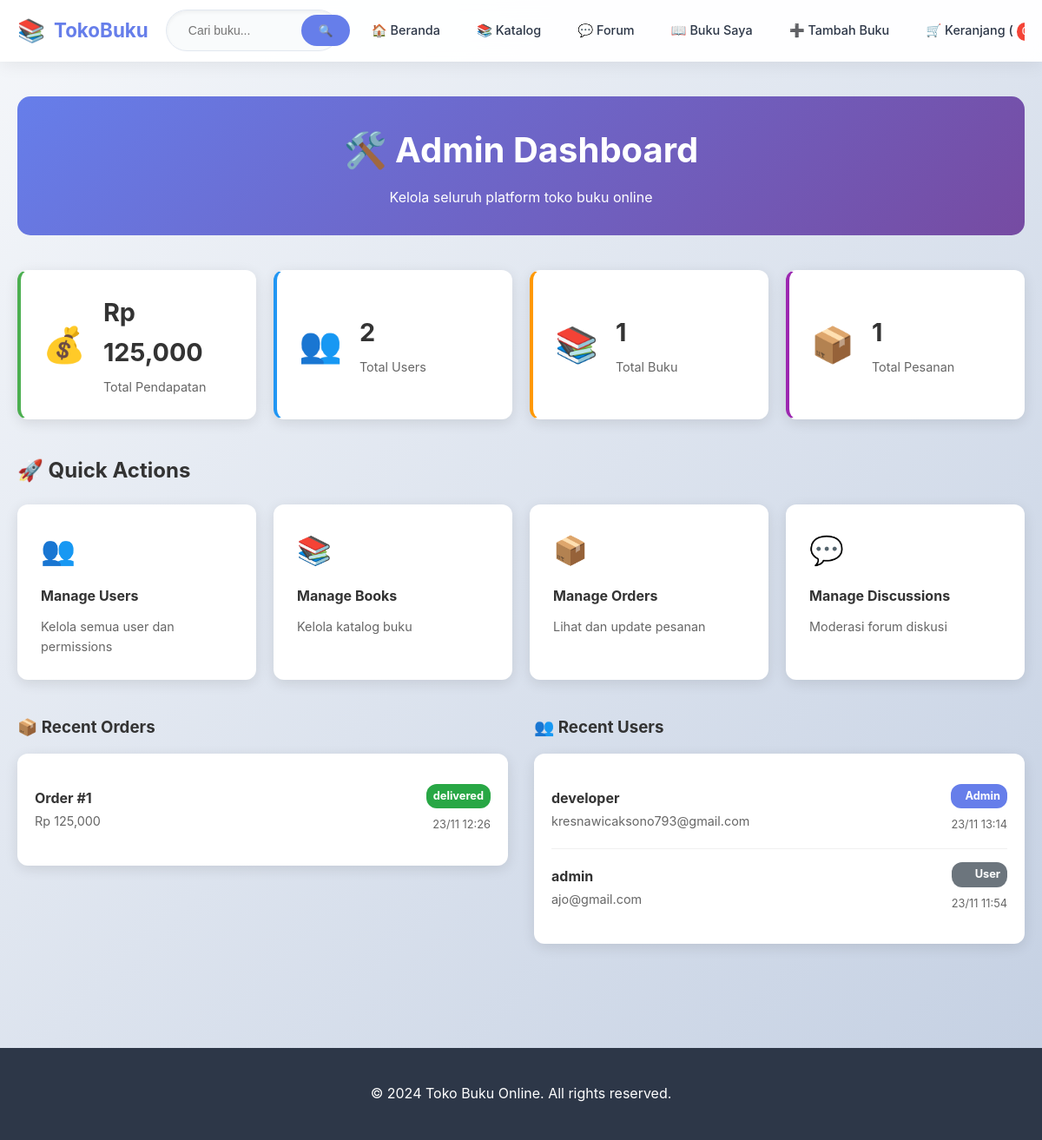
The app's page /admin (signed in) with its own data.
### bookstore/app.py (models this page shows)
class Order(db.Model):
    id = db.Column(db.Integer, primary_key=True)
    user_id = db.Column(db.Integer, db.ForeignKey('user.id'), nullable=False)
    total_amount = db.Column(db.Float, nullable=False)
    status = db.Column(db.String(50), default='pending')
    shipping_address = db.Column(db.Text, nullable=False)
    payment_method = db.Column(db.String(50), nullable=False)
    created_at = db.Column(db.DateTime, default=datetime.utcnow)
    user = db.relationship('User', backref='orders')
    items = db.relationship('OrderItem', backref='order', lazy=True)

class User(db.Model):
    id = db.Column(db.Integer, primary_key=True)
    username = db.Column(db.String(80), unique=True, nullable=False)
    email = db.Column(db.String(120), unique=True, nullable=False)
    password = db.Column(db.String(200), nullable=False)
    created_at = db.Column(db.DateTime, default=datetime.utcnow)
    is_admin = db.Column(db.Boolean, default=False)

### bookstore/app.py (the view)
@app.route('/admin')
def admin_dashboard():
    if 'user_id' not in session or not session.get('is_admin'):
        flash('Akses ditolak! Hanya admin yang bisa mengakses.', 'error')
        return redirect(url_for('index'))
    total_users = User.query.count()
    total_books = Book.query.count()
    total_orders = Order.query.count()
    total_discussions = Discussion.query.count()
    recent_orders = Order.query.order_by(Order.created_at.desc()).limit(5).all()
    recent_users = User.query.order_by(User.created_at.desc()).limit(5).all()
    total_revenue = db.session.query(db.func.sum(Order.total_amount)).scalar() or 0
    return render_template('admin/dashboard.html',
                         total_users=total_users,
                         total_books=total_books,
                         total_orders=total_orders,
                         total_discussions=total_discussions,
                         total_revenue=total_revenue,
                         recent_orders=recent_orders,
                         recent_users=recent_users)

### bookstore/templates/admin/dashboard.html (shortened to what this page needs)
{% extends "base.html" %}
{% block content %}
<div class="container">
    <div class="admin-dashboard">
        <div class="admin-header">
            <h1>🛠️ Admin Dashboard</h1>
            <p>Kelola seluruh platform toko buku online</p>
        </div>
        <div class="stats-grid">
            <div class="stat-card revenue">
                <div class="stat-icon">💰</div>
                <div class="stat-info">
                    <h3>Rp {{ "{:,.0f}".format(total_revenue) }}</h3>
                    <p>Total Pendapatan</p>
                </div>
            </div>
            <div class="stat-card users">
                <div class="stat-icon">👥</div>
                <div class="stat-info">
                    <h3>{{ total_users }}</h3>
                    <p>Total Users</p>
                </div>
            </div>
            <div class="stat-card books">
                <div class="stat-icon">📚</div>
                <div class="stat-info">
                    <h3>{{ total_books }}</h3>
                    <p>Total Buku</p>
                </div>
            </div>
            <div class="stat-card orders">
                <div class="stat-icon">📦</div>
                <div class="stat-info">
                    <h3>{{ total_orders }}</h3>
                    <p>Total Pesanan</p>
                </div>
            </div>
        </div>
        <div class="quick-actions">
            <h2>🚀 Quick Actions</h2>
            <div class="actions-grid">
                <a href="{{ url_for('admin_users') }}" class="action-card">
                    <div class="action-icon">👥</div>
                    <h4>Manage Users</h4>
                    <p>Kelola semua user dan permissions</p>
                </a>
                <a href="{{ url_for('admin_books') }}" class="action-card">
                    <div class="action-icon">📚</div>
                    <h4>Manage Books</h4>
                    <p>Kelola katalog buku</p>
                </a>
                <a href="{{ url_for('admin_orders') }}" class="action-card">
                    <div class="action-icon">📦</div>
                    <h4>Manage Orders</h4>
                    <p>Lihat dan update pesanan</p>
                </a>
                <a href="{{ url_for('admin_discussions') }}" class="action-card">
                    <div class="action-icon">💬</div>
                    <h4>Manage Discussions</h4>
                    <p>Moderasi forum diskusi</p>
                </a>
            </div>
        </div>
        <div class="recent-activity">
            <div class="activity-column">
                <h3>📦 Recent Orders</h3>
                <div class="activity-list">
                    {% for order in recent_orders %}
                    <div class="activity-item">
                        <div class="activity-info">
                            <strong>Order #{{ order.id }}</strong>
                            <span class="activity-meta">Rp {{ "{:,.0f}".format(order.total_amount) }}</span>
                        </div>
                        <div class="activity-details">
                            <span class="status-badge status-{{ order.status }}">{{ order.status }}</span>
                            <span class="activity-time">{{ order.created_at.strftime('%d/%m %H:%M') }}</span>
                        </div>
                    </div>
                    {% else %}
                    <p class="no-activity">Belum ada pesanan</p>
                    {% endfor %}
                </div>
            </div>
            <div class="activity-column">
                <h3>👥 Recent Users</h3>
                <div class="activity-list">
                    {% for user in recent_users %}
                    <div class="activity-item">
                        <div class="activity-info">
                            <strong>{{ user.username }}</strong>
                            <span class="activity-meta">{{ user.email }}</span>
                        </div>
                        <div class="activity-details">
                            <span class="user-role {% if user.is_admin %}admin{% else %}user{% endif %}">
                                {{ 'Admin' if user.is_admin else 'User' }}
                            </span>
                            <span class="activity-time">{{ user.created_at.strftime('%d/%m %H:%M') }}</span>
                        </div>
                    </div>
                    {% else %}
                    <p class="no-activity">Belum ada user</p>
                    {% endfor %}
                </div>
            </div>
        </div>
    </div>
</div>
{% endblock %}

### bookstore/static/css/style.css (style rules this page uses)
:root { --primary: #667eea; --primary-light: #8a9ef5; --primary-dark: #5a6fd8; --secondary: #764ba2; --accent: #f093fb; --success: #4CAF50; --warning: #FF9800; --error: #f44336; --text: #2d3748; --text-light: #718096; --bg: #f7fafc; --bg-card: #ffffff; --border: #e2e8f0; --shadow: 0 4px 6px -1px rgba(0, 0, 0, 0.1), 0 2px 4px -1px rgba(0, 0, 0, 0.06); --shadow-hover: 0 10px 15px -3px rgba(0, 0, 0, 0.1), 0 4px 6px -2px rgba(0, 0, 0, 0.05); }
* { margin: 0; padding: 0; box-sizing: border-box; }
body { font-family: 'Inter', 'Segoe UI', system-ui, -apple-system, sans-serif; line-height: 1.6; color: var(--text); background: linear-gradient(135deg, #f5f7fa 0%, #c3cfe2 100%); min-height: 100vh; }
.container { max-width: 1200px; margin: 0 auto; padding: 0 20px; }
.stat-card { background: linear-gradient(135deg, var(--bg-card) 0%, #f8fafc 100%); border-radius: 20px; padding: 30px; box-shadow: var(--shadow); border: 1px solid rgba(255,255,255,0.2); transition: all 0.3s ease; }

### bookstore/templates/admin/dashboard.html (style rules this page uses)
.admin-dashboard { max-width: 1200px; margin: 0 auto; }
.admin-header { text-align: center; margin-bottom: 40px; padding: 30px; background: linear-gradient(135deg, #667eea 0%, #764ba2 100%); color: white; border-radius: 15px; }
.admin-header h1 { margin-bottom: 10px; font-size: 2.5rem; }
.stats-grid { display: grid; grid-template-columns: repeat(auto-fit, minmax(250px, 1fr)); gap: 20px; margin-bottom: 40px; }
.stat-card { background: white; padding: 25px; border-radius: 12px; box-shadow: 0 4px 15px rgba(0,0,0,0.1); display: flex; align-items: center; gap: 20px; border-left: 4px solid; }
.stat-card.revenue { border-left-color: #4CAF50; }
.stat-card.users { border-left-color: #2196F3; }
.stat-card.books { border-left-color: #FF9800; }
.stat-card.orders { border-left-color: #9C27B0; }
.stat-icon { font-size: 2.5rem; }
.stat-info h3 { margin: 0 0 5px 0; font-size: 1.8rem; color: #333; }
.stat-info p { margin: 0; color: #666; font-size: 0.9rem; }
.quick-actions { margin-bottom: 40px; }
.quick-actions h2 { margin-bottom: 20px; color: #333; }
.actions-grid { display: grid; grid-template-columns: repeat(auto-fit, minmax(250px, 1fr)); gap: 20px; }
.action-card { background: white; padding: 25px; border-radius: 12px; box-shadow: 0 4px 15px rgba(0,0,0,0.1); text-decoration: none; color: inherit; transition: transform 0.2s, box-shadow 0.2s; border: 2px solid transparent; }
.action-icon { font-size: 2rem; margin-bottom: 15px; }
.action-card h4 { margin: 0 0 10px 0; color: #333; }
.action-card p { margin: 0; color: #666; font-size: 0.9rem; }
.recent-activity { display: grid; grid-template-columns: 1fr 1fr; gap: 30px; }
.activity-column h3 { margin-bottom: 15px; color: #333; }
.activity-list { background: white; border-radius: 12px; box-shadow: 0 4px 15px rgba(0,0,0,0.1); padding: 20px; }
.activity-item { display: flex; justify-content: space-between; align-items: center; padding: 15px 0; border-bottom: 1px solid #f0f0f0; }
.activity-item:last-child { border-bottom: none; }
.activity-info { flex: 1; }
.activity-info strong { display: block; color: #333; }
.activity-meta { color: #666; font-size: 0.9rem; }
.activity-details { text-align: right; }
.status-badge { padding: 4px 8px; border-radius: 12px; font-size: 0.8rem; font-weight: bold; display: block; margin-bottom: 5px; }
.status-delivered { background: #28a745; color: white; }
.user-role { padding: 4px 8px; border-radius: 12px; font-size: 0.8rem; font-weight: bold; display: block; margin-bottom: 5px; }
.user-role.admin { background: #667eea; color: white; }
.user-role.user { background: #6c757d; color: white; }
.activity-time { color: #666; font-size: 0.8rem; }

### records on screen
Order: id "1", total_amount "125,000", status "delivered", created_at "23/11 12:26"
User: username "developer", email "kresnawicaksono793@gmail.com", is_admin "Admin", created_at "23/11 13:14"
User: username "admin", email "ajo@gmail.com", is_admin "User", created_at "23/11 11:54"

### other values on screen
{{ "{:,.0f}".format(total_revenue) }} "125,000"
{{ total_users }} "2"
{{ total_books }} "1"
{{ total_orders }} "1"
